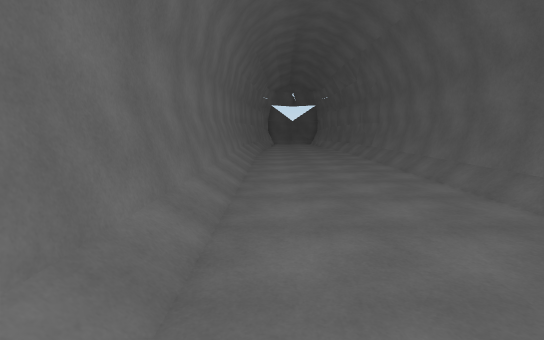
[1] (above)

12 first-person views from a walk through a Unity game level. The camera is 1.5 m above the floor, tilts 8° down and sees 85° across. Doors are open. The floor is counted in squares, 1 m on a side. Each view is taken from the middle of a square. On the plan, view 1 faces up. The plan holds only what a view shows up to about 15 squares ahead; the rest is blank. The place goes on beyond the plan. Some surface patterns are stand-ins.

[2]
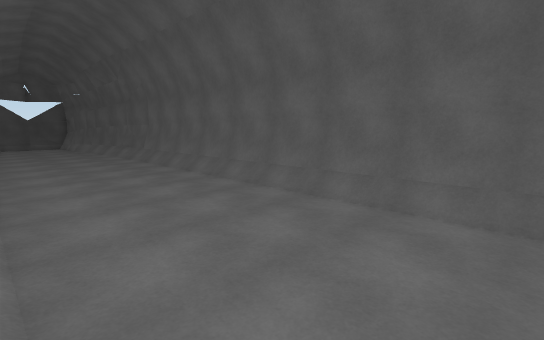

[3]
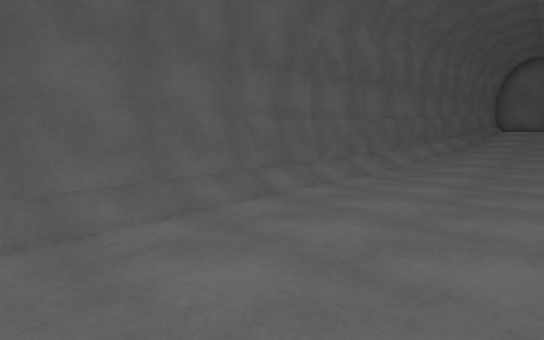

[4]
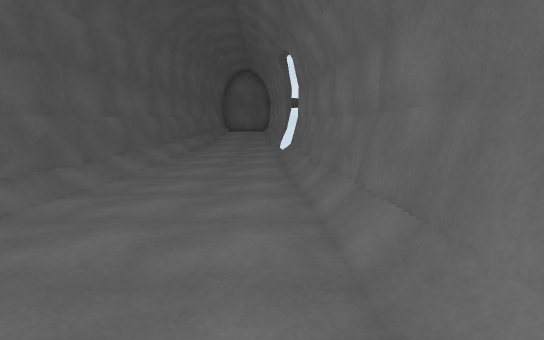

[5]
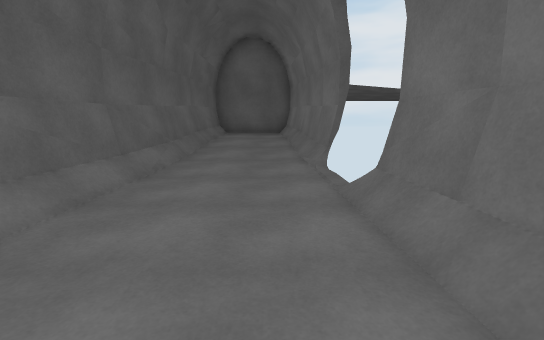

[6]
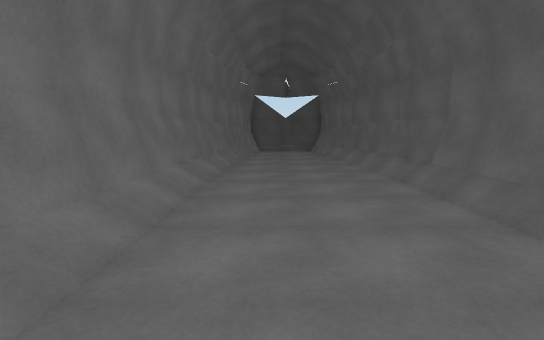

[7]
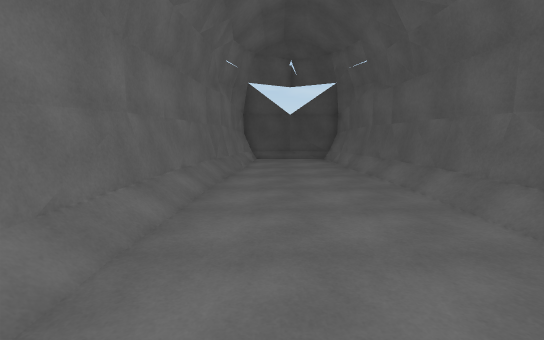

[8]
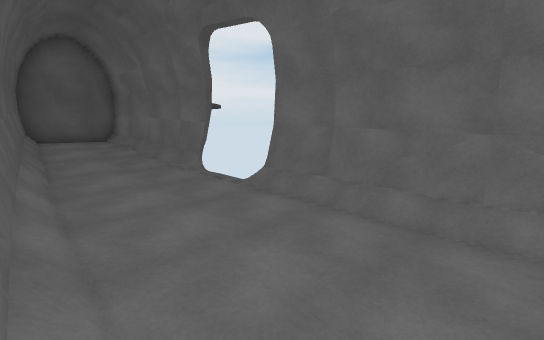

[9]
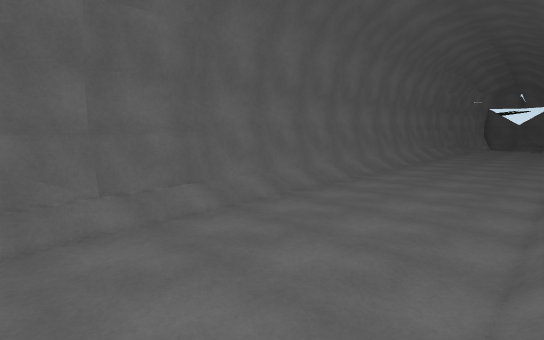

[10]
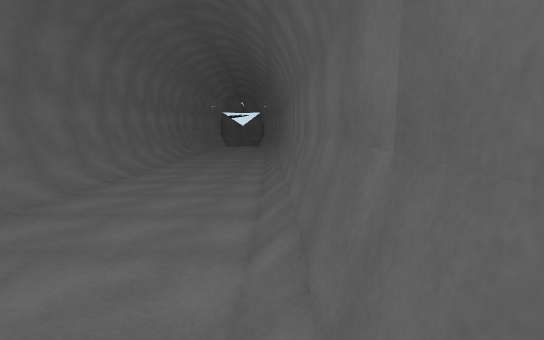

[11]
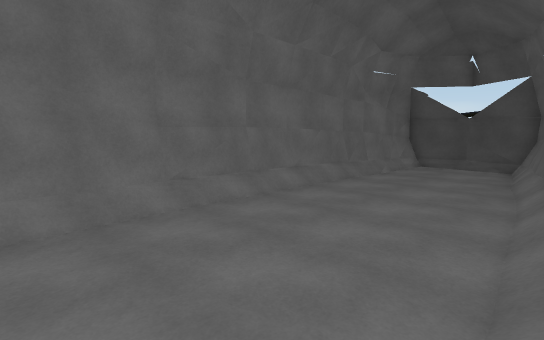

[12]
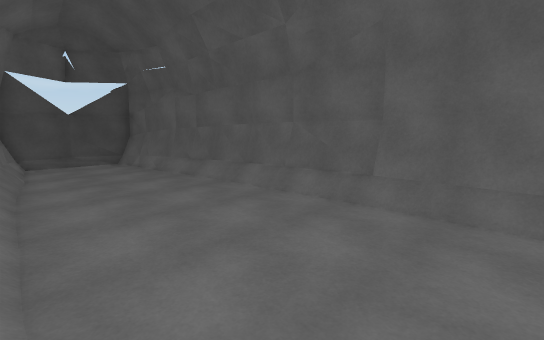

### Floor plan
Key: @ floor where view 1 was taken; # wall or solid block; x gap in a wall; . main floor; : floor 0.25 m higher than the main floor; + floor 0.5 m higher than the main floor; * floor 1 m higher than the main floor; % floor 1.25 m higher than the main floor; / step, stairs or slope; D closed door.
Columns run from 2 left of view 1 to 6 right of it. Each row starts with its distance up from view 1.
 28   #####
 27   #...#
 26  ##...##
 25  ##...##
 24  #..../#
 23  #..../#
 22  #.....#
 21 ##.....#
 20 #/.....#
 19 #/.....##
 18 #/...../#
 17 #/...../#
 16 #/...../#
 15 #/...../#
 14 #/...../#
 13 #/...../#
 12 #/...../#
 11 #/...../#
 10 #/...../#
  9 #/...../#
  8 #/...../#
  7 #/...../#
  6 #/...../#
  5 #/...../#
  4 #/...../#
  3 #/...../#
  2 #/...../#
  1 #/...../#
  0 #/@..../#
 -1 #/...../#
 -2 #/...../#
 -3 #/...../#
 -4 #/...../#
 -5 #/.....##
 -6 #/.....#
 -7 ##.....#
 -8 ##:::::#
 -9  #:::::#
-10  x::::/#
-11  D::::/#
-12  D++++/#
-13  #++++##
-14  ##+++##
-15   #///#
-16   #///#
-17   #***#
-18   #***#
-19   #%%%#
-20   #####

Where each view was taken, in squares from view 1:
view 1: 0 up, 0 right, facing up
view 2: 0 up, 1 left, facing up-right
view 3: 5 up, 0 right, facing down-right
view 4: 3 up, 0 right, facing down
view 5: 5 down, 1 right, facing down
view 6: 8 up, 1 right, facing up
view 7: 13 up, 1 right, facing up
view 8: 4 down, 5 right, facing down-left
view 9: 4 down, 5 right, facing up-left
view 10: 4 down, 5 right, facing up
view 11: 13 up, 5 right, facing up-left
view 12: 13 up, 1 left, facing up-right
